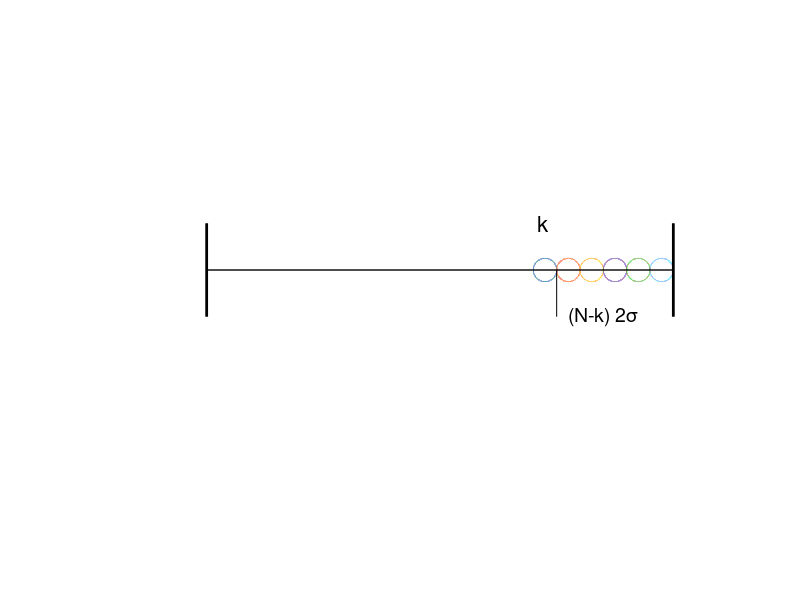

Source code (MATLAB):
clear all; close all; clc

R = 0.025
L_x0 = [0.725:2*R:0.975];
N0   = length(L_x0);


f4      = figure(1);

L_phi = [0:0.001:2*pi];
L_x   = R * cos(L_phi);
L_yy  = R * sin(L_phi);


for i = 1: N0
    L_xx = L_x + L_x0(i);
    plot(L_xx,L_yy,'-','markersize',2); hold on
end

plot([1 1],[-.2 .2],'-k','linewidth',2);
plot([0 0],[-.2 .2],'-k','linewidth',2);
plot([0 1],[0 0],'-k','linewidth',1);

plot([L_x0(1)+R L_x0(1)+R],[0 -.2],'-k')

text(L_x0(1)-0.015,0.1,'k','fontsize',16)

text(L_x0(1)+2*R,-0.1,'(N-k) 2\sigma','fontsize',14)

axis([-.1 1.1 -.1 .1]);

axis equal
axis off





set(gca,'position',[0.2 0.2 0.7 0.7]);
set(gca,'fontsize',16);



fn4 = '../Bilder/hard_core.eps';


saveas(f4,fn4,'psc2')


